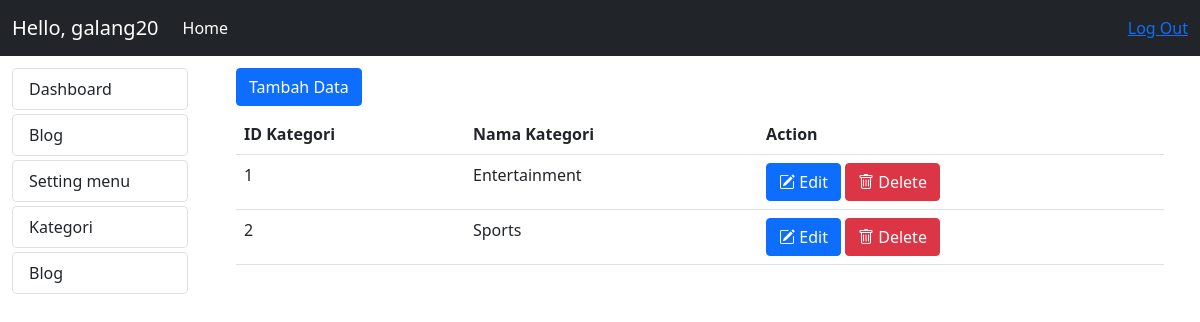
/admin/home.php?modul=mod_kategori (signed in), run on the app's committed database.
### tables this page shows
CREATE TABLE `mst_menu` (
  `id_menu` int(20) NOT NULL,
  `nm_menu` varchar(50) NOT NULL,
  `link` varchar(50) NOT NULL,
  `isactive` enum('0','1') NOT NULL
);

CREATE TABLE `mst_kategoriblog` (
  `id_kategori` int(11) NOT NULL,
  `nm_kategori` varchar(50) NOT NULL,
  `isactive` enum('0','1') NOT NULL
);

### admin/menu.php (the view)
<?php
$qry_menu = mysqli_query($koneksi, "SELECT * FROM mst_menu WHERE isactive = '1'");
while ($row = mysqli_fetch_array($qry_menu)) {
?>
    <a href="?modul=<?= $row['link']; ?>" style="text-decoration: none;" class="links1">
        <li class="list-group-item links rounded-3 mt-1"><?= $row["nm_menu"]; ?></li>
    </a>
<?php
}
?>

### admin/mod_kategori/index.php
<?php
include 'kategori_ctrl.php';
if (!isset($_GET['act'])) {
?>
    <div class="container pt-1">
        <a href="?modul=mod_kategori&act=add" class="btn btn-primary mb-2">Tambah Data</a>
        <table class="table">
            <tr>
                <th>ID Kategori</th>
                <th>Nama Kategori</th>
                <th>Action</th>
            </tr>
            <?php
            $data = mysqli_query($koneksi, "SELECT * FROM mst_kategoriblog");
            foreach ($data as $d) :
            ?>
                <tr>
                    <td><?= $d['id_kategori'] ?></td>
                    <td><?= $d['nm_kategori'] ?></td>
                    <td>
                        <a href="?modul=mod_kategori&act=edit&id=<?= $d["id_kategori"]; ?>" class="btn btn-xs btn-primary"><i class="bi bi-pencil-square"></i> Edit</a>
                        <a href="?modul=mod_kategori&act=delete&id=<?= $d["id_kategori"]; ?>" class="btn btn-xs btn-danger"><i class="bi bi-trash"></i> Delete</a>
                    </td>
                </tr>
            <?php
            endforeach;
            ?>
        </table>
    <?php
} else if (isset($_GET['act']) && ($_GET['act'] == "add")) {
    ?>
        <div class="container mt-3">
            <h3 class="mb-4"><?= $judul; ?></h3>
            <div class="row">
                <div class="col">
                    <form action="mod_kategori/kategori_ctrl.php?modul=mod_kategori&act=save" method="POST">
                        <div class="mb-3 row">
                            <label for="namakat" class="col-sm-2 col-form-label">Nama Kategori</label>
                            <div class="col-sm-6">
                                <input type="text" class="form-control" id="nm_kategori" name="nm_kategori">
                            </div>
                        </div>
                        <div class="mb-3 row">
                            <div class="col-sm-2"></div>
                            <div class="col-sm-6">
                                <div class="form-check">
                                    <input class="form-check-input" type="checkbox" name="isactive" id="isactive"> Aktif
                                </div>
                            </div>
                        </div>
                        <div class="row">
                            <div class="col-md-2"></div>
                            <div class="col-md-10">
                                <a href="?modul=mod_kategori" type="cancel" class="btn btn-secondary"><i class="bi bi-box-arrow-left"></i> Kembali</a>
                                <button type="cancel" class="btn btn-danger"><i class="bi bi-x-square"></i> Reset</button>
                                <button type="submit" class="btn btn-primary"><i class="bi bi-save"></i> Submit</button>
                            </div>
                        </div>
                    </form>
                </div>
            </div>
        </div>
        <?php
    } else if (isset($_GET['act']) && ($_GET['act'] == "edit")) {
        $id = $_GET['id'];
        $qry_edit = mysqli_query($koneksi, "SELECT * FROM mst_kategoriblog WHERE id_kategori='$id'");
        foreach ($qry_edit as $q) :
        ?>
            <div class="container mt-3">
                <h3 class="mb-4"><?= $judul1; ?></h3>
                <div class="row">
                    <div class="col">
                        <form action="mod_kategori/kategori_ctrl.php?modul=mod_kategori&act=update" method="POST">
                            <div class="mb-3 row">
                                <label for="namakategori" class="col-sm-2 col-form-label">Nama Kategori</label>
                                <div class="col-sm-6">
                                    <input type="hidden" class="form-control" name="id_kategori" value="<?= $q['id_kategori']; ?>">
                                    <input type="text" class="form-control" id="nm_kategori" name="nm_kategori" value="<?= $q['nm_kategori']; ?>">
                                </div>
                            </div>
                            <div class="mb-3 row">
                                <div class="col-sm-2"></div>
                                <div class="col-sm-6">
                                    <div class="form-check">
                                        <input class="form-check-input" type="checkbox" name="isactive" id="isactive" <?= $q['isactive'] == 1 ? "checked" : "" ?>> Aktif
                                    </div>
                                </div>
                            </div>
                            <div class="row">
                                <div class="col-md-2"></div>
                                <div class="col-md-10">
                                    <a href="?modul=mod_kategori" type="cancel" class="btn btn-secondary"><i class="bi bi-box-arrow-left"></i> Kembali</a>
                                    <button type="cancel" class="btn btn-danger"><i class="bi bi-x-square"></i> Reset</button>
                                    <button type="submit" class="btn btn-primary"><i class="bi bi-save"></i> Simpan</button>
                                </div>
                            </div>
                        </form>
                    </div>
                </div>
            </div>
    <?php
        endforeach;
    }
    ?>

### data on the page
mst_menu: nm_menu "Dashboard"
mst_menu: nm_menu "Blog"
mst_menu: nm_menu "Setting menu"
mst_menu: nm_menu "Kategori"
mst_menu: nm_menu "Blog"
mst_kategoriblog: id_kategori "1", nm_kategori "Entertainment"
mst_kategoriblog: id_kategori "2", nm_kategori "Sports"

### other printed values
$_SESSION['userlog'] "galang20"
